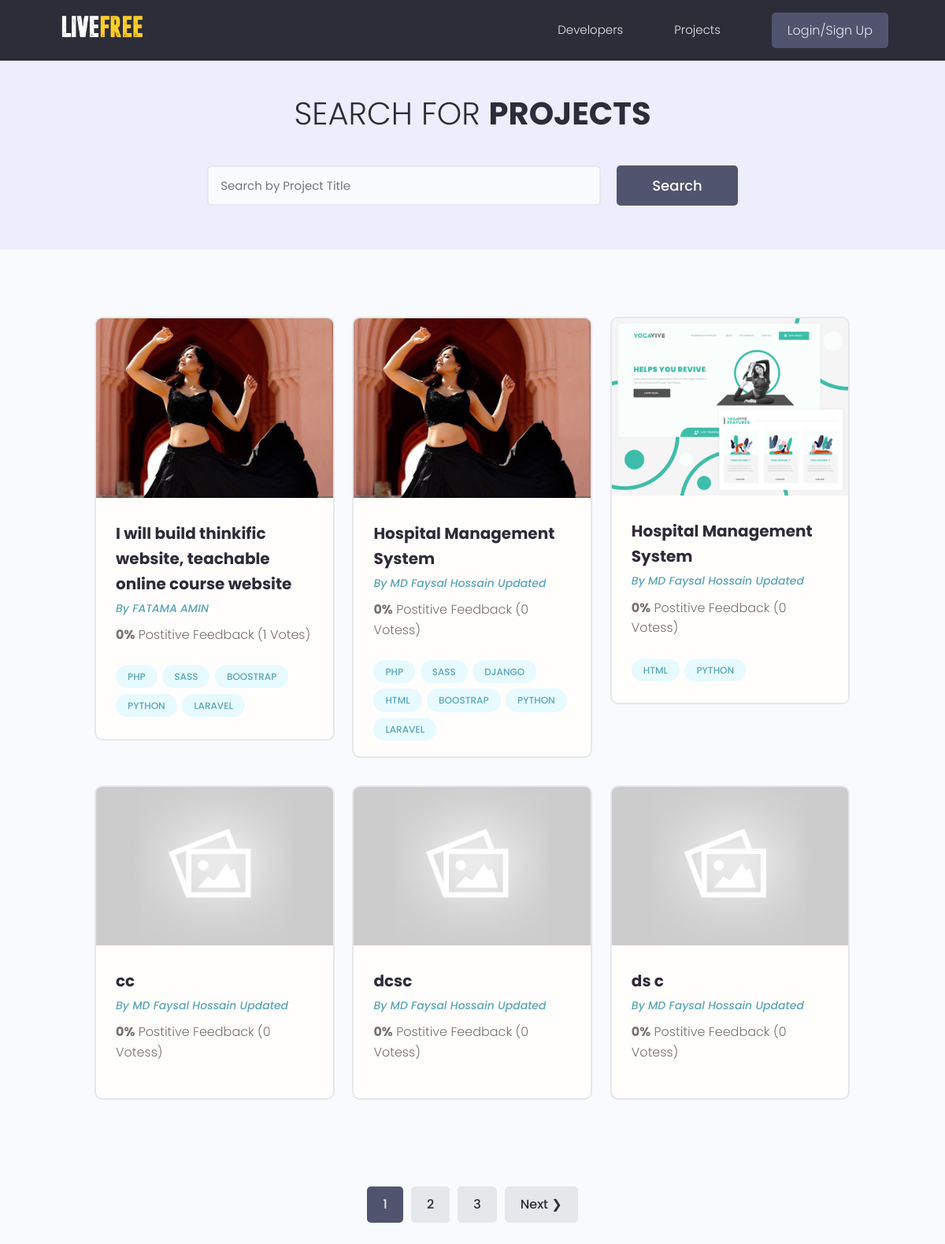
Page /projects on the earlier database version.
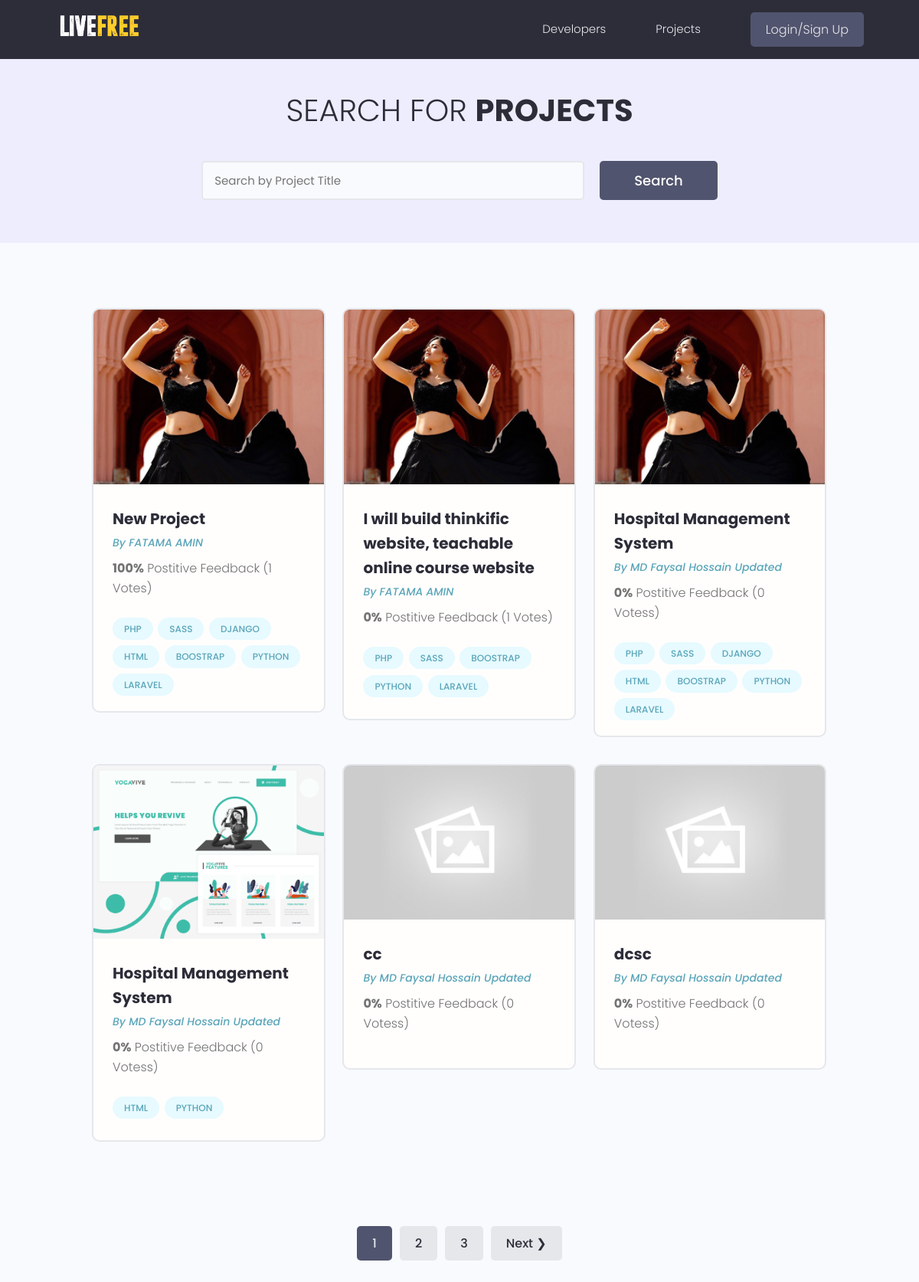
Same page on the later database version.
### projects/models.py (models this page shows, shortened)
class Project(models.Model):
    owner = models.ForeignKey(
        Profile, null=True, blank=True, on_delete=models.SET_NULL)
    title = models.CharField(max_length=200)
    description = models.TextField(null=True, blank=True)
    featured_image = models.ImageField(null=True, blank=True, default="default.jpg")
    demo_link = models.CharField(max_length=2000, blank=True)
    source_link = models.CharField(max_length=2000, null=True, blank=True)
    tags = models.ManyToManyField('Tag', blank=True)
    vote_total = models.IntegerField(default=0, null=True, blank=True)
    vote_ratio = models.IntegerField(default=0, null=True, blank=True)
    created = models.DateTimeField(auto_now_add=True)
    id = models.UUIDField(default=uuid.uuid4, unique=True,
                          primary_key=True, editable=False)
    class Meta:
        ordering = ['-vote_ratio', '-vote_total', 'title']

class Tag(models.Model):
    name = models.CharField(max_length=200)
    created = models.DateTimeField(auto_now_add=True)
    id = models.UUIDField(default=uuid.uuid4, unique=True,
                          primary_key=True, editable=False)
    def __str__(self):
        return self.name

### users/models.py (models this page shows, shortened)
class Profile(models.Model):
    user = models.OneToOneField(
        User, on_delete=models.CASCADE, null=True, blank=True)
    name = models.CharField(max_length=200, blank=True, null=True)
    email = models.EmailField(max_length=500, blank=True, null=True)
    username = models.CharField(max_length=200, blank=True, null=True)
    location = models.CharField(max_length=200, blank=True, null=True)
    short_intro = models.CharField(max_length=200, blank=True, null=True)
    bio = models.TextField(blank=True, null=True)
    profile_image = models.ImageField(
        null=True, blank=True, upload_to='profiles/', default="profiles/user-default.png")
    social_github = models.CharField(max_length=200, blank=True, null=True)
    social_twitter = models.CharField(max_length=200, blank=True, null=True)
    social_linkedin = models.CharField(max_length=200, blank=True, null=True)
    social_youtube = models.CharField(max_length=200, blank=True, null=True)
    social_website = models.CharField(max_length=200, blank=True, null=True)
    created = models.DateTimeField(auto_now_add=True)
    id = models.UUIDField(default=uuid.uuid4, unique=True,
                          primary_key=True, editable=False)

### projects/views.py (the view)
# urls.py: path('projects', include('projects.urls')),
def projects(request):
    projects, search_query = searchProjects(request)
    custom_range, projects = paginationProjects(request, projects, 6)
    context = {'projects': projects, 'search_query': search_query, 'custom_range': custom_range}
    return render(request, 'projects/projects.html', context)

### projects/utils.py (called while the page is built)
def paginationProjects(request, projects, results):
    page = request.GET.get('page')
    paginator = Paginator(projects, results)
    try:
        projects = paginator.page(page)
    except PageNotAnInteger:
        page = 1
        projects = paginator.page(page)
    except EmptyPage:
        page = paginator.num_pages
        projects = paginator.page(page)
    leftIndex = (int(page) - 4)
    if leftIndex < 1:
        leftIndex = 1
    rightIndex = (int(page) + 5)
    if rightIndex > paginator.num_pages:
        rightIndex = paginator.num_pages + 1
    custom_range = range(leftIndex, rightIndex)
    return custom_range, projects

def searchProjects(request):
    search_query = ''
    if request.GET.get('search_query'):
        search_query = request.GET.get('search_query')
    tags = Tag.objects.filter(name__icontains=search_query)
    projects = Project.objects.distinct().filter(
        Q(title__icontains=search_query) |
        Q(description__icontains=search_query) |
        Q(owner__name__icontains=search_query) |
        Q(tags__in=tags)
    )
    return projects, search_query

### projects/templates/projects/projects.html (shortened to what this page needs)
{% extends 'main.html' %}
{% block content %}
  <main class="projects">
    <section class="hero-section text-center">
      <div class="container container--narrow">
        <div class="hero-section__box">
          <h2>Search for <span>Projects</span></h2>
        </div>
        <div class="hero-section__search">
          <form id="searchForm" class="form" action="{% url 'projects' %}" method="get">
            <div class="form__field">
              <input class="input input--text" id="formInput#search" type="text" name="search_query"
                placeholder="Search by Project Title" value="{{search_query}}" />
            </div>
            <input class="btn btn--sub btn--lg" type="submit" value="Search" />
          </form>
        </div>
      </div>
    </section>
    <section class="projectsList">
      <div class="container">
        <div class="grid grid--three">
            {% for project in projects %}
          <div class="column">
            <div class="card project">
              <a href="{% url 'project' project.id %}" class="project">
                <img class="project__thumbnail" src="{{ project.featured_image.url }}" alt="project thumbnail" />
                <div class="card__body">
                  <h3 class="project__title">{{project.title}}</h3>
                  <p><a class="project__author" href="{% url 'user-profile' project.owner.id %}">
                    By {{project.owner.name}}</a></p>
                  <p class="project--rating">
                    <span style="font-weight: bold;">{{project.vote_ratio}}%</span> Postitive
                    Feedback ({{project.vote_total}} Votes{{project.vote_total|pluralize:"s"}})
                  </p>
                  <div class="project__tags">
                      {% for tag in project.tags.all %}
                    <span class="tag tag--pill tag--main">
                      <small>{{tag}}</small>
                    </span>
                    {% endfor %}
                  </div>
                </div>
              </a>
            </div>
          </div>
           {% endfor %}
        </div>
      </div>
    </section>
    {% include 'pagination.html' with queryset=projects custom_range=custom_range %}
  </main>
{% endblock %}

### templates/main.html (shortened to what this page needs)
<!DOCTYPE html>
{% load static %}
<html lang="en">
<head>
  <link rel="stylesheet" href="https://cdn.iconmonstr.com/1.3.0/css/iconmonstr-iconic-font.min.css" />
  <link rel="stylesheet" href="{% static 'uikit/styles/uikit.css' %}" />
  <link rel="stylesheet" href="{% static 'styles/app.css' %}" />
  <link rel="stylesheet" type="text/css" media="screen" href="{% static 'styles/main.css' %}">
</head>
<body>
    {% include 'navbar.html' %}
     {% block content %}
     {% endblock %}
</body>
</html>

### templates/navbar.html (shortened to what this page needs)
{% load static %}
  <header class="header">
    <div class="container container--narrow" style="width: 88% !important;">
      <a href="{% url 'profiles' %}" class="header__logo">
        <img src="{% static 'images/logo.png' %}" alt="DevSearch Logo" />
      </a>
      <nav class="header__nav">
        <ul class="header__menu">
          <li class="header__menuItem"><a href="{% url 'profiles' %}">Developers</a></li>
          <li class="header__menuItem"><a href="{% url 'projects' %}">Projects</a></li>
          {% if request.user.is_authenticated %}
          <li class="header__menuItem"><a href="{% url 'inbox' %}">Inbox</a></li>
          <li class="header__menuItem"><a href="{% url 'account' %}">Account</a></li>
          <li class="header__menuItem"><a href="{% url 'logout' %}" class="btn btn--sub">Logout</a></li>
          {% else %}
          <li class="header__menuItem"><a href="{% url 'login' %}" class="btn btn--sub">Login/Sign Up</a></li>
          {% endif %}
        </ul>
      </nav>
    </div>
  </header>

### templates/pagination.html (shortened to what this page needs)
{% if queryset.has_other_pages %}
<div class="pagination">
    <ul class="container">
        {% for page in custom_range %}
        {% if page == queryset.number%}
        <li><a href="?page={{page}}" class="btn page-link btn--sub" data-page="{{page}}">{{page}}</a></li>
        {% else %}
        <li><a href="?page={{page}}" class="btn page-link" data-page="{{page}}">{{page}}</a></li>
        {% endif %}
        {% endfor %}
        {% if queryset.has_next %}
        <li><a href="?page={{queryset.next_page_number}}" class="btn page-link"
                data-page="{{queryset.next_page_number}}">Next &#10095;</a></li>
        {% endif %}
    </ul>
</div>
{% endif %}

### static/styles/app.css (style rules this page uses)
:root { --color-sub: #2d2d39; }
.btn--sub { background-color: var(--color-sub-light); }
.card { border: 2px solid var(--color-light); }
img { width: 100%; }
.header { position: sticky; z-index: 111; background-color: var(--color-sub); padding: 1.5rem 0; }
.header > .container { display: flex; justify-content: space-between; align-items: center; }
.header__logo > img { height: 3.8rem; }
.header__nav > ul { display: inline-flex; align-items: center; list-style: none; gap: 6.5rem; }
.header__menuItem > a { color: var(--color-light); font-weight: 300; }
.hero-section { height: 40vh; display: flex; align-items: center; background-color: var(--color-sub); }
.hero-section__box { margin-bottom: 4rem; }
.hero-section__box > h2, .hero-section__box > h2 > span { font-size: 4rem; color: var(--color-light); line-height: 1.3; text-transform: uppercase; }
.hero-section__box > h2 { font-weight: 300; }
.hero-section__box > h2 > span { font-weight: 700; }
.hero-section__search > .form { display: flex; align-items: center; justify-content: center; gap: 2rem; }
.hero-section__search > .form input.input--text { width: 50rem; }
.pagination { margin-top: 8rem; margin-bottom: 10rem; }
.pagination > ul { flex-wrap: wrap; list-style: none; display: flex; align-items: center; justify-content: center; gap: 1rem; }
.pagination .btn { color: var(--color-sub); }
.pagination .btn.btn--sub { color: var(--color-light); }
.project__author { font-size: 1.4rem; font-style: italic; }
.project--rating { margin-bottom: 1.6em; margin-top: .5em; }
.projects > .hero-section { background: var(--color-sub-lighter); height: 30vh; }
.projects .hero-section__box { margin-bottom: 2.5rem; }
.projects .hero-section__box > h2 { color: var(--color-sub); }
.projects .hero-section__box > h2 > span { font-weight: 700; color: var(--color-sub); }
.projectsList { margin-top: 8rem; }
.project__thumbnail { object-fit: cover; object-position: top center; }
.project__title { font-size: 2rem; font-weight: 700; color: var(--color-sub); }

### static/uikit/styles/modules/_variables.css (style rules this page uses)
:root { --color-main: #5aa5b9; --color-main-light: #e6faff; --color-sub: #3f4156; --color-sub-light: #51546e; --color-sub-lighter: #ededfd; --color-text: #737373; --color-gray: #8b8b8b; --color-light: #e5e7eb; --color-light-gray: #767676; --color-bg: #f8fafd; --color-white: #fffefd; --color-white-light: #f3f3f3; --color-success: #359e64; --color-success-bg: #def8e8; --color-error: #fc4b0b; --color-error-bg: #fff2ee; --font-base: 'Poppins', arial, helvetica, 'Segoe UI', roboto, ubuntu, sans-serif; --font-monospace: 'Fira Code', 'Courier New', courier, monospace; --font-regular: 300; --font-medium: 500; --font-bold: 700; --generic-shadow: 1px 1px 5px #00000010; --generic-transition: all 0.3s ease-in-out; }

### static/uikit/styles/modules/_base.css (style rules this page uses)
* { margin: 0; padding: 0; box-sizing: border-box; text-rendering: optimizeLegibility; color: inherit; font-size: inherit; }
html { font-size: 50%; }
@media only screen and (min-width: 480px) { html { font-size: 56.25%; } }
@media only screen and (min-width: 1200px) { html { font-size: 62.5%; } }
body { line-height: 1.6; font-weight: 400; font-size: 1.5rem; color: var(--color-text); background-color: var(--color-bg); min-height: 100vh; }

### static/uikit/styles/modules/_typography.css (style rules this page uses)
* { font-family: var(--font-base); }
h2 { font-size: 3.6rem; font-weight: var(--font-bold); }
h3 { font-size: 3.2rem; font-weight: var(--font-medium); }
p, span, strong { font-size: 1.6rem; color: var(--color-text); font-weight: var(--font-regular); }
a { padding-bottom: 2px; text-decoration: none; display: inline-block; color: var(--color-main); font-weight: var(--font-medium); }

### static/uikit/styles/modules/_utilities.css (style rules this page uses)
.container { width: 92%; max-width: 165rem; margin: 0 auto; box-sizing: border-box; }
.container--narrow { width: 92%; max-width: 120rem; }
@media screen and (min-width: 1000px) { .container { width: 90%; } }
@media screen and (min-width: 1000px) { .container--narrow { width: 85%; } }
@media screen and (min-width: 1200px) { .container { width: 80%; } }
@media screen and (min-width: 1200px) { .container--narrow { width: 72%; } }
.text-center { text-align: center; }

### static/uikit/styles/modules/_card.css (style rules this page uses)
.card { border-radius: 1rem; background-color: var(--color-white); border: 1.5px solid var(--color-light); width: auto; height: auto; margin-top: 0.5rem; margin-bottom: 0.5rem; overflow: hidden; }
.card__body, .card__header { padding: 2rem 2.5rem; }

Differences in the rows shown:
no longer on this page (row unchanged): Project: featured_image (placeholder picture), title "ds c", owner.name "MD Faysal Hossain Updated", vote_ratio "0", vote_total "0"
now on this page (row edited): Project: featured_image (picture), title "New Project", owner.name "FATAMA AMIN", vote_ratio "100", vote_total "1", Tag (name "PHP"), Tag (name "SASS"), Tag (name "DJANGO"), Tag (name "HTML"), Tag (name "BOOSTRAP"), Tag (name "PYTHON"), Tag (name "LARAVEL")
